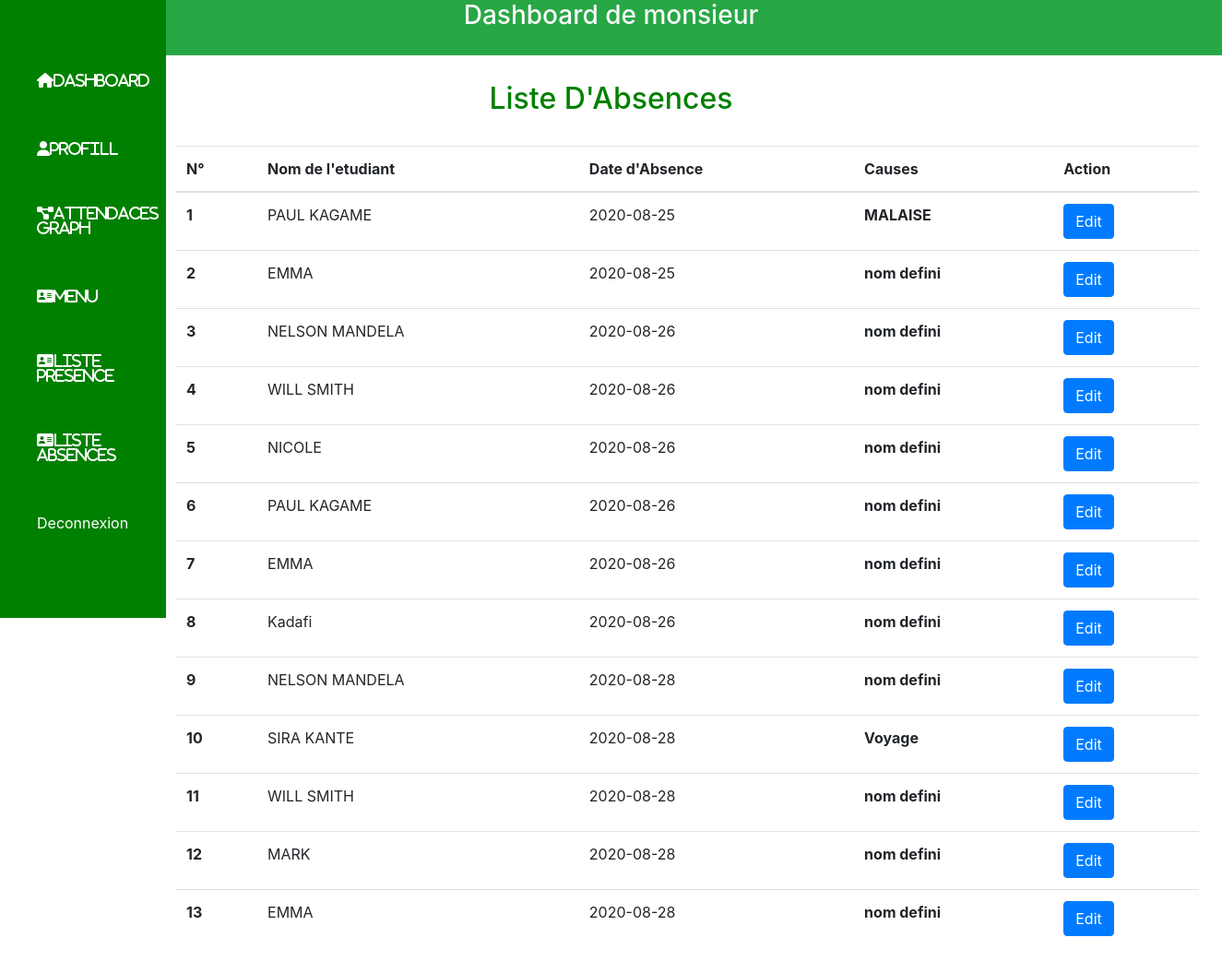
The page /list_absences.php on the database as committed earlier.
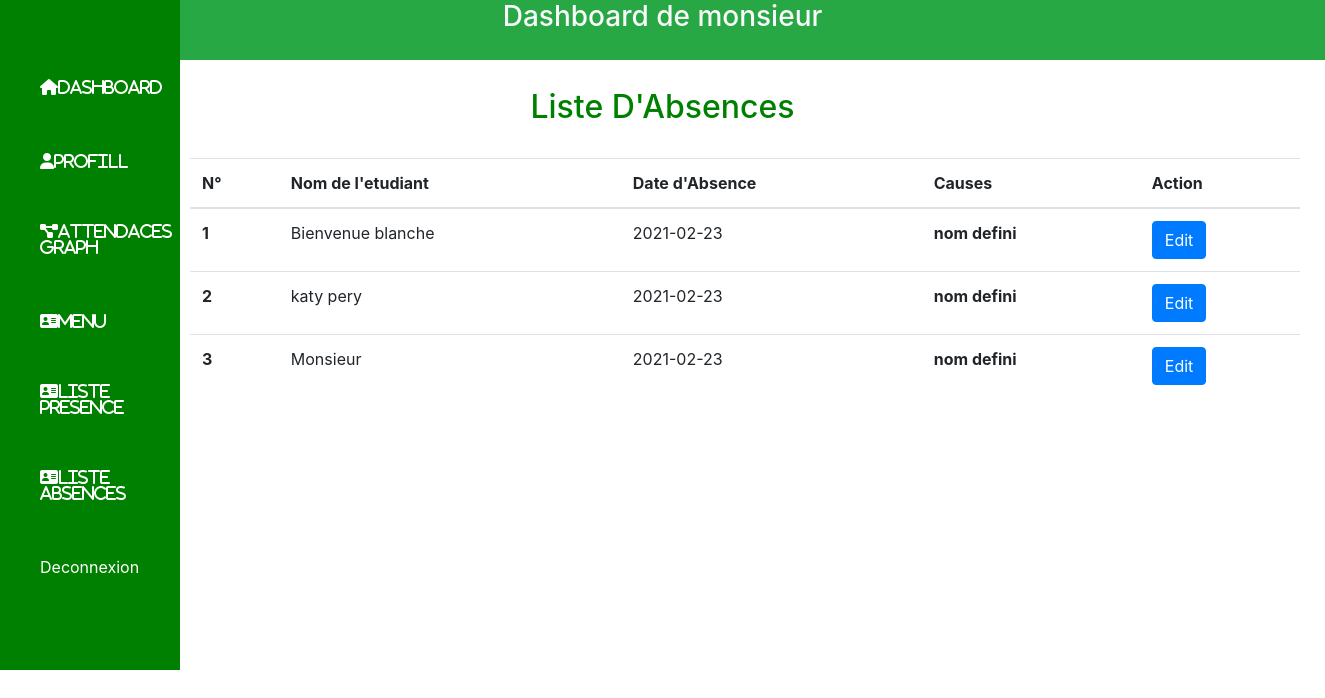
The same page on the database as committed later.
### tables this page shows
CREATE TABLE `synthese` (
  `id_synthese` int(11) NOT NULL,
  `iduser` int(11) NOT NULL,
  `datesign` date NOT NULL,
  `timesign` time NOT NULL,
  `date_absence` date NOT NULL,
  `statut` int(11) NOT NULL,
  `causes` varchar(100) NOT NULL
);

CREATE TABLE `etudiant` (
  `iduser` int(11) NOT NULL,
  `nom` varchar(50) NOT NULL,
  `email` varchar(50) NOT NULL,
  `mdp` varchar(50) NOT NULL,
  `tel` varchar(20) NOT NULL,
  `gender` varchar(5) NOT NULL,
  `name_profil` varchar(50) NOT NULL,
  `total_sign` int(11) NOT NULL,
  `date_class` date NOT NULL,
  `statut` int(11) NOT NULL,
  `total_absence` int(11) NOT NULL,
  `date_inscript` date NOT NULL DEFAULT current_timestamp()
);

### list_absences.php (the view)
<?php include("inc/header.php") ?>
<?php include("bd.php")?>
<?php include("menu_vertical.php")?>
<br><br>
     <?php
     $exep="";
     $sql="SELECT etudiant.nom,synthese.id_synthese ,synthese.date_absence, synthese.causes FROM etudiant, synthese WHERE etudiant.iduser = synthese.iduser AND synthese.date_absence !='{$exep}'";
    $query=$conn->query($sql);
    $result=$query->fetchAll();
    $count = 1;
  ?>
  <h2 style="text-align: center; color: green; margin-top: 3%;">Liste D'Absences</h2>
  <br>
<div class="container" style="margin-left: 175px; margin-right: 5px;">
    <div class="table-responsive">
            <table class="table movie-table">
                  <thead>
                  <tr class= "movie-table-head">
                      <th>N°</th>
                      <th>Nom de l'etudiant</th>
                      <th>Date d'Absence</th>
                      <th>Causes</th>
                      <th colspan="2">Action</th>
                  </tr>
              </thead>
              <tbody>
               <?php foreach ($result as $row): ?>
                <tr>
                    <th><?=$count++?></th>
                    <td><?= $row['nom']?></td>
                <td><?= $row['date_absence']?></td>
                <th><?= $row['causes']?></th>
                      <td>
              <button class="btn btn-primary"><a href="action.php?edit=<?php echo $row['id_synthese']?> class=btn btn-info" style="text-decoration: none; color: white;" >Edit</a></button>
                      </td>
                </tr>
            <?php endforeach ?>
              </tbody>
            </table>
            </div>
</div>
<br><br>
    <?php include("inc/footer.php") ?>

### inc/header.php (shortened to what this page needs)
<!DOCTYPE html>
<html lang="fr">
<head>
    <link rel="stylesheet" href="https://stackpath.bootstrapcdn.com/bootstrap/4.5.0/css/bootstrap.min.css">
    <link rel="stylesheet" type="text/css" href="styles.css">
  <link rel="stylesheet" href="css/all.css">
  <link rel="stylesheet" href="css/bootstrap.min.css">
</head>
<body>

### menu_vertical.php
<div class="text-success col bg-success text-light pt-auto pb-auto h3" style="height: 60px; text-align: center;position: fixed;" >
  <p>
   Dashboard de monsieur <?php echo $_SESSION['name_teacher'] ?>
  </p>
</div>
<div class="wrapper">
  <div class="sidebar">
    <ul>
      <li><a href="dashboard.php"><i class="fas fa-home">Dashboard</i></a></li>
      <li><a href="#"><i class="fas fa-user">Profill</i></a></li>
      <li><a href="attendance_graph.php"><i class="fas fa-project-diagram">Attendaces Graph</i></a></li>
      <li><a href="#"><i class="fas fa-address-card">Menu</i></a></li>
      <li><a href="search.php"><i class="fas fa-address-card">Liste Presence</i></a></li>
      <li><a href="list_absences.php"><i class="fas fa-address-card">Liste Absences</i></a></li>
      <li><a href="logout.php">Deconnexion</a></li>
    </ul>
  </div>
</div>

### inc/footer.php (shortened to what this page needs)
</body>
</html>

### styles.css (style rules this page uses)
a { text-decoration: none; }
.movie-table-head { background: ; }
.wrapper { position: relative; margin-top: 0px; }
.wrapper .sidebar { position: fixed; width: 180px; background-color: green; padding: 50px 0; }
.wrapper .sidebar ul li { padding-left: 0px; padding-right: 25px; padding-bottom: 25px; padding-top: 25px; border-bottom: 1px solid rgba(0,0,0;0.05); border-top: 1px solid rgba(225,225,225;0.05); list-style: none; }
.wrapper .sidebar ul li a { color: white; display: block; text-decoration: none; }
.wrapper .sidebar ul li a .fas { width: 25px; }

Rows that differ between the two databases and show on the page:
removed synthese: iduser.nom "PAUL KAGAME", date_absence "2020-08-25", causes "MALAISE"
removed synthese: iduser.nom "EMMA", date_absence "2020-08-25", causes "nom defini"
removed synthese: iduser.nom "NELSON MANDELA", date_absence "2020-08-26", causes "nom defini"
removed synthese: iduser.nom "WILL SMITH", date_absence "2020-08-26", causes "nom defini"
removed synthese: iduser.nom "NICOLE", date_absence "2020-08-26", causes "nom defini"
removed synthese: iduser.nom "PAUL KAGAME", date_absence "2020-08-26", causes "nom defini"
removed synthese: iduser.nom "EMMA", date_absence "2020-08-26", causes "nom defini"
removed synthese: iduser.nom "Kadafi", date_absence "2020-08-26", causes "nom defini"
removed synthese: iduser.nom "NELSON MANDELA", date_absence "2020-08-28", causes "nom defini"
removed synthese: iduser.nom "SIRA KANTE", date_absence "2020-08-28", causes "Voyage"
removed synthese: iduser.nom "WILL SMITH", date_absence "2020-08-28", causes "nom defini"
removed synthese: iduser.nom "MARK", date_absence "2020-08-28", causes "nom defini"
removed synthese: iduser.nom "EMMA", date_absence "2020-08-28", causes "nom defini"
added synthese: iduser.nom "Bienvenue blanche", date_absence "2021-02-23", causes "nom defini"
added synthese: iduser.nom "katy pery", date_absence "2021-02-23", causes "nom defini"
added synthese: iduser.nom "Monsieur", date_absence "2021-02-23", causes "nom defini"
